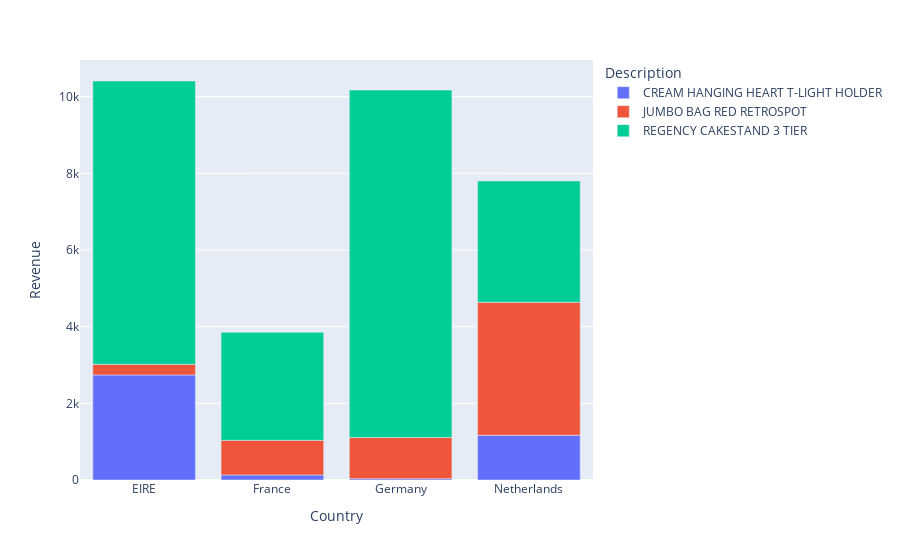

The code cell stored with this chart in its notebook:
### Code cell
product_list = ['JUMBO BAG RED RETROSPOT', 
                'CREAM HANGING HEART T-LIGHT HOLDER',
                'REGENCY CAKESTAND 3 TIER']

country_list = ['EIRE', 'Germany', 'France', 'Netherlands']


#filter by country
rev_per_prod = data.groupby(['Description', 'Country'])['Revenue'].sum()
rev_per_prod = rev_per_prod.reset_index()
rev_per_prod = pd.DataFrame(rev_per_prod)

all_pro = rev_per_prod[rev_per_prod.Description.isin(product_list)]
all_pro
all_pro_coun = all_pro[all_pro.Country.isin(country_list)]
all_pro_coun

fig = px.bar(all_pro_coun, x="Country", y="Revenue", color='Description')
fig.show()

### Figure 1 — Plotly figure (JSON) as saved in the notebook; plotly's stock layout.template omitted (floating-point values rounded to 4 significant figures)
{"data": [{"alignmentgroup": "True", "hoverlabel": {"namelength": 0}, "hovertemplate": "Description=CREAM HANGING HEART T-LIGHT HOLDER<br>Country=%{x}<br>Revenue=%{y}", "legendgroup": "CREAM HANGING HEART T-LIGHT HOLDER", "marker": {"color": "#636efa"}, "name": "CREAM HANGING HEART T-LIGHT HOLDER", "offsetgroup": "CREAM HANGING HEART T-LIGHT HOLDER", "orientation": "v", "showlegend": true, "textposition": "auto", "type": "bar", "x": ["EIRE", "France", "Germany", "Netherlands"], "xaxis": "x", "y": [2741.0, 131.8, 35.4, 1167], "yaxis": "y"}, {"alignmentgroup": "True", "hoverlabel": {"namelength": 0}, "hovertemplate": "Description=JUMBO BAG RED RETROSPOT<br>Country=%{x}<br>Revenue=%{y}", "legendgroup": "JUMBO BAG RED RETROSPOT", "marker": {"color": "#EF553B"}, "name": "JUMBO BAG RED RETROSPOT", "offsetgroup": "JUMBO BAG RED RETROSPOT", "orientation": "v", "showlegend": true, "textposition": "auto", "type": "bar", "x": ["EIRE", "France", "Germany", "Netherlands"], "xaxis": "x", "y": [278.7, 903.4, 1073.0, 3468], "yaxis": "y"}, {"alignmentgroup": "True", "hoverlabel": {"namelength": 0}, "hovertemplate": "Description=REGENCY CAKESTAND 3 TIER<br>Country=%{x}<br>Revenue=%{y}", "legendgroup": "REGENCY CAKESTAND 3 TIER", "marker": {"color": "#00cc96"}, "name": "REGENCY CAKESTAND 3 TIER", "offsetgroup": "REGENCY CAKESTAND 3 TIER", "orientation": "v", "showlegend": true, "textposition": "auto", "type": "bar", "x": ["EIRE", "France", "Germany", "Netherlands"], "xaxis": "x", "y": [7389.0, 2817.0, 9062.0, 3166.0], "yaxis": "y"}], "layout": {"barmode": "relative", "legend": {"title": {"text": "Description"}, "tracegroupgap": 0}, "margin": {"t": 60}, "xaxis": {"anchor": "y", "domain": [0, 1], "title": {"text": "Country"}}, "yaxis": {"anchor": "x", "domain": [0, 1], "title": {"text": "Revenue"}}}}
